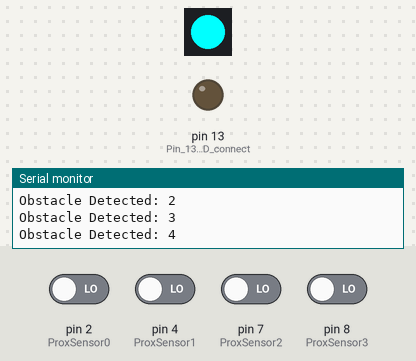
The sketch below on a simulated Arduino Uno, built with avr-gcc and run on an emulated ATmega328P. On the bench: 1 RGB LEDs in strip order, left to right, output pins drawn as LEDs (lit = HIGH), the last lines printed to the serial monitor. Inputs (shaded band) come from the test bench; at power-on: pin 2 (ProxSensor0), pin 4 (ProxSensor1), pin 7 (ProxSensor2), pin 8 (ProxSensor3) LOW.

Above: at 1.2 s.
1.3 s: pin 2 (ProxSensor0) driven HIGH and pin 4 (ProxSensor1) driven HIGH and pin 7 (ProxSensor2) driven HIGH and pin 8 (ProxSensor3) driven HIGH
At 2.4 s:
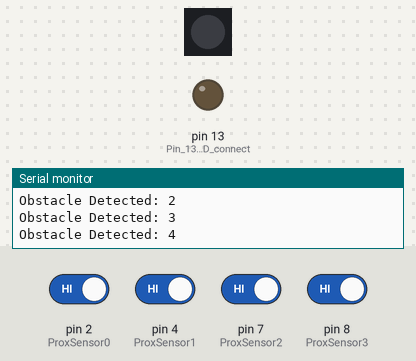
2.8 s: pin 2 (ProxSensor0) driven LOW
At 3.5 s:
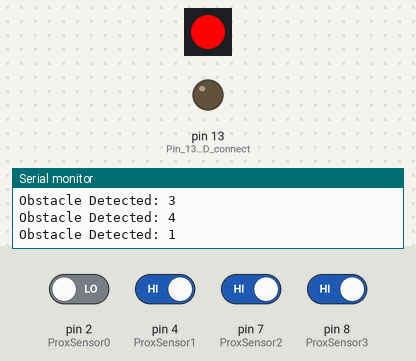
4.3 s: pin 4 (ProxSensor1) driven LOW
At 4.7 s:
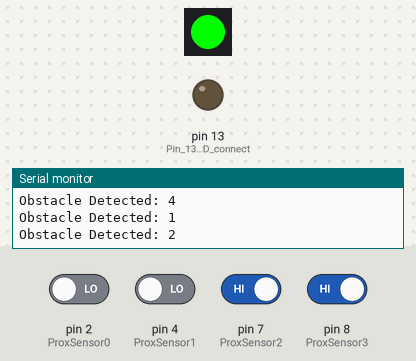
5.8 s: pin 7 (ProxSensor2) driven LOW
At 7.0 s:
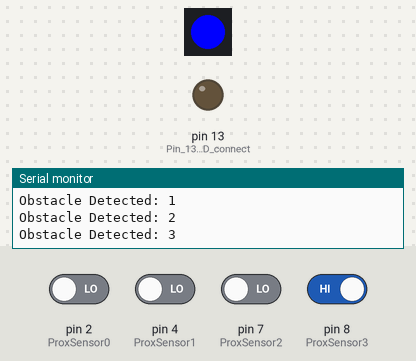
7.3 s: pin 8 (ProxSensor3) driven LOW
At 8.2 s:
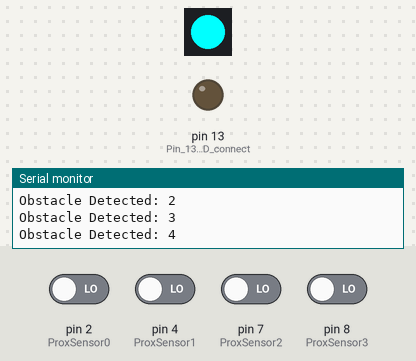
Timing chart, 0 to 9.8 s (numbered marks = the images above; inputs shaded):
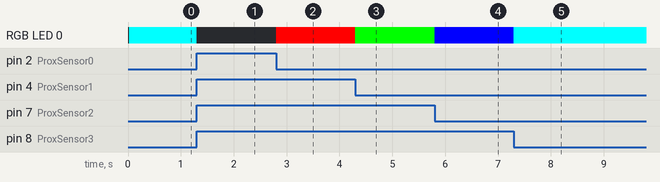

Measured:
- after the input at 1.3 s, RGB LED 0: RGB(0, 255, 255) → off at once
- after the input at 2.8 s, RGB LED 0: off → RGB(255, 0, 0) at once
- after the input at 4.3 s, RGB LED 0: RGB(255, 0, 0) → RGB(0, 255, 0) at once
- after the input at 5.8 s, RGB LED 0: RGB(0, 255, 0) → RGB(0, 0, 255) at once
- after the input at 7.3 s, RGB LED 0: RGB(0, 0, 255) → RGB(0, 255, 255) at once

The sketch:

Piano_IR_Dectector_Upgrade.ino
```cpp
#include <Adafruit_NeoPixel.h>
#include <SoftwareSerial.h>

#define LED_PIN 9
#define LED_COUNT 1

Adafruit_NeoPixel strip(LED_COUNT, LED_PIN, NEO_GRB + NEO_KHZ800);

const int ProxSensor0 = 2;
const int ProxSensor1 = 4;
const int ProxSensor2 = 7;
const int ProxSensor3 = 8;

int inputVal = 0;
int Prox[] = {ProxSensor0, ProxSensor1, ProxSensor2, ProxSensor3};
int SensorColour[4][3] = {{255,0,0},{0,255,0},{0,0,255},{0,255,255}};

bool pressed[] = {false, false, false, false};


void setup()
{
  pinMode(13, OUTPUT);          // Pin 13 has an LED connected on most Arduino boards:
  pinMode(ProxSensor0, INPUT);
  pinMode(ProxSensor1, INPUT);   //Pin 2 is connected to the output of proximity sensor
  pinMode(ProxSensor2, INPUT);
  pinMode(ProxSensor3, INPUT);
  strip.begin();
  strip.show();

  Serial.begin(9600);
}

void checker(int val)
{
  if (pressed[val] == 0)
  {
    Serial.print("Obstacle Detected: ");
    Serial.println(val+1);
    strip.setPixelColor(0, SensorColour[val][0], SensorColour[val][1], SensorColour[val][2]);
    strip.show();
    pressed[val] = true;
  }
}
void loop()
{
  bool keysPressed = false;
  for (int i=0; i <=3; i++)
  {
    if (digitalRead(Prox[i]) == LOW)   //Check the sensor output
    {
      checker(i);
      keysPressed = true;
    }
    else
    {
      pressed[i] = false;
    }
  }
  if(keysPressed==false)
  {
    strip.setPixelColor(0,0,0,0);
    strip.show();
  }
}
```
